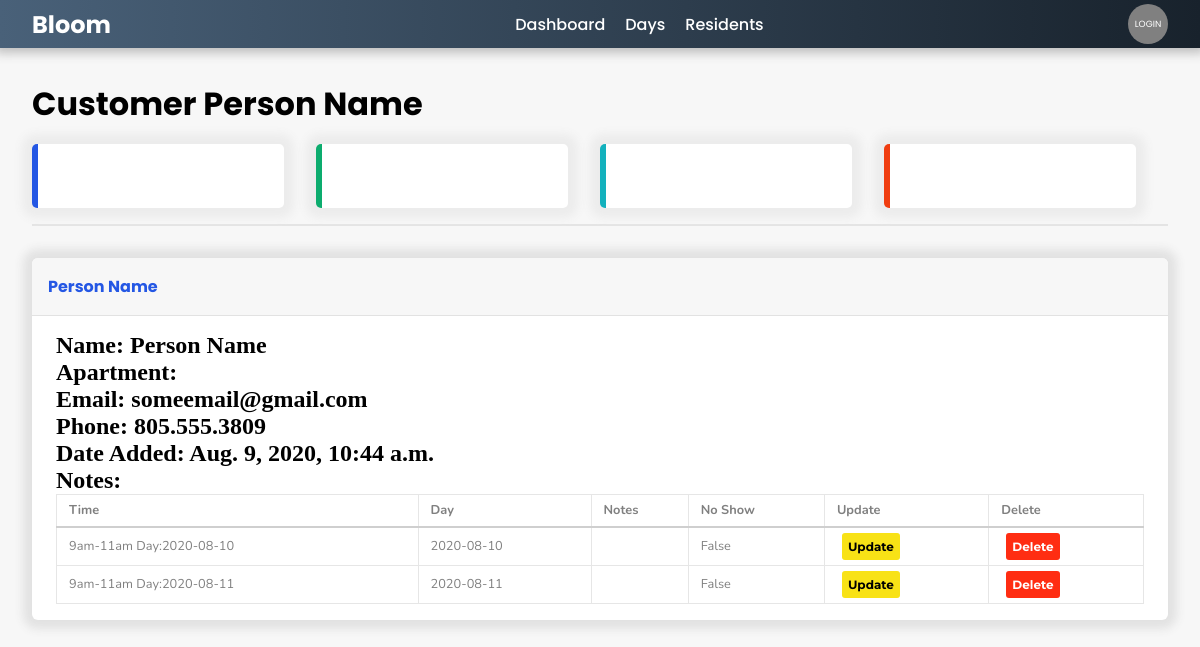
/resident/3/, run on an earlier commit of the app's database.
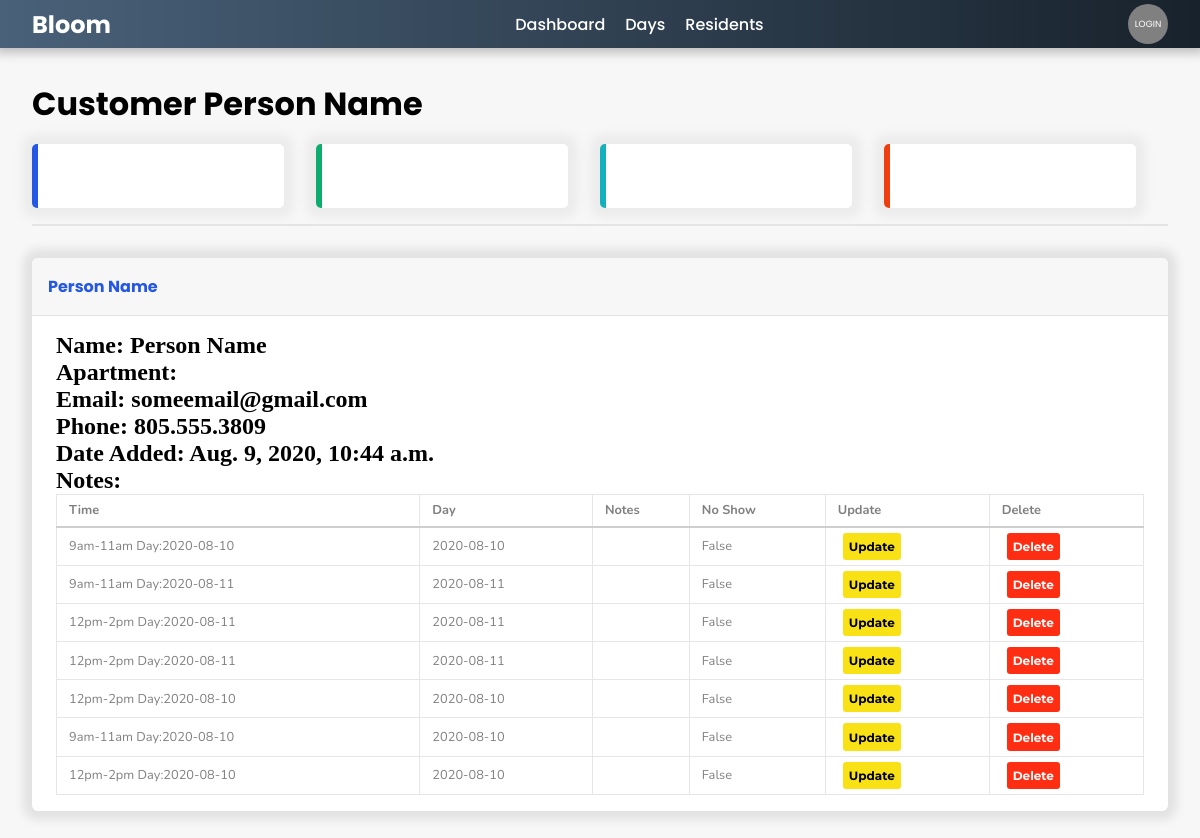
And on a later commit of the database.
### reservations/models.py (models this page shows, shortened)
class Customer(models.Model):
    name = models.CharField(default='Person Name', max_length=200, null=True)
    apt = models.IntegerField(default='205', blank=False)
    phone = models.CharField(default='805.555.3809', max_length=200, null=True)
    email = models.CharField(default='someemail@gmail.com', max_length=200, null=True)
    date_created = models.DateTimeField(auto_now_add=True, null=True)
    id = models.AutoField(primary_key=True, editable=False)
    lease_members = models.ManyToManyField('self', blank=True)
    notes = models.TextField(max_length=2000, null=True, blank=True)

class Reservation(models.Model):
    customer = models.ForeignKey(Customer, related_name="reservation_set", null=True, on_delete= models.CASCADE)
    timeslot = models.ForeignKey(TimeSlot, related_name="reservation_set", null=True, on_delete=models.CASCADE)
    no_show = models.BooleanField(default=False)
    date_created = models.DateTimeField(auto_now_add=True, null=True)
    notes = models.TextField(max_length=2000, null=True, blank=True)
    party_members = models.ManyToManyField(Customer, related_name="party_members", blank=True)

class TimeSlot(models.Model):
    TIMESLOTS = (
        ('9am-11am','9am-11am'),
        ('12pm-2pm','12pm-2pm'),
        ('3pm-5pm','3pm-5pm'),
    )
    time_slot = models.CharField(max_length=10, null=True, choices=TIMESLOTS, default="Choose a time window")
    day = models.ForeignKey(Day, related_name="timeslot_set", null=True, on_delete= models.CASCADE)
    capacity = models.IntegerField(blank=True, default=13, editable=False)
    notes = models.TextField(max_length=2000, null=True, blank=True)
    def __str__(self):
        return "{} Day:{}".format(self.time_slot, self.day.__str__()[0:10])

class Day(models.Model):
    today = date.today()
    tomorrow = today + timedelta(days=1)
    day = models.DateField(default=tomorrow, blank=False)
    date_created = models.DateField(default=today, blank=False)
    notes = models.TextField(max_length=2000, null=True, blank=True)
    def __str__(self):
        return "{}".format(self.day)

### reservations/views.py (the view)
# urls.py: path('resident/<str:pk>/', customer, name='resident'),
def customer(request, pk):
    resident = Customer.objects.get(id=pk)
    reservations = resident.reservation_set.all()
    page_title = "Customer " + resident.name
    context = {
        "page_title": page_title,
        'resident': resident,
        'reservations': reservations
    }
    template_name = 'customer/customer_info.html'
    return render(request, template_name, context)

### reservations/templates/customer/customer_info.html (shortened to what this page needs)
{% extends "base.html" %}
{% load static %}
{% block extra_head %}
<link rel="stylesheet" type="text/css" href="{% static 'css/customer/customer.css' %}">
{% endblock %}
{% block content %}
<div class="section">
</div>
<div class="card">
        <header>
            <h2>{{resident.name}}</h2>
        </header>
        <div class="body">
            <div class="info-container">
                <h2>Name: {{resident.name}}</h2>
                <h2>Apartment: {{resident.apt_number}}</h2>
                <h2>Email: {{resident.email}}</h2>
                <h2>Phone: {{resident.phone}}</h2>
                <h2>Date Added: {{resident.date_created}}</h2>
                <h2>Notes: {{resident.notes}}</h2>
            </div>
            <table class="table-slot">
                <tr>
                    <th id="name">Time</th>
                    <th>Day</th>
                    <th>Notes</th>
                    <th>No Show</th>
                    <th>Update</th>
                    <th>Delete</th>
                </tr>
                {% for reservation in reservations %}
                <tr class="data">
                    <td>{{reservation.timeslot}}</td>
                    <td>{{reservation.timeslot.day}}</td>
                    <td>{{reservation.notes}}</td>
                    <td>{{reservation.no_show}}</td>
                    <td><button class='btn btn-info'>Update</button></td>
                    <td><button class='btn btn-danger'>Delete</button></td>
                </tr>
                {% endfor %}
            </table>
        </div>
</div>
{% endblock %}

### reservations/templates/base.html (shortened to what this page needs)
{% load static %}
<!DOCTYPE html>
<html lang="en">
<head>
    <link rel="stylesheet" type="text/css" href="{% static 'css/main/base.css' %}">
    {% block extra_head %}
    {% endblock %}
</head>
<body>
    {%  include 'navbar.html' %}
    <div class="content">
        {%  include 'statsbar.html' %}
        {% block content %}
        {% endblock %}
    </div>
</body>
</html>

### reservations/templates/navbar.html
{% load static %}
<link rel="stylesheet" type="text/css" href="{% static 'css/main/navbar.css' %}">
<nav class="navbar">
    <h1><a href="{% url 'home' %}">Bloom</a></h1>
    <ul>
        <li><a href="{% url 'home' %}">Dashboard</a></li>
        <li><a href="{% url 'days' %}">Days</a></li>
        <li><a href="{% url 'residents' None %}">Residents</a></li>
    </ul>
    <div class="login">Login</div>
</nav>

### reservations/templates/statsbar.html (shortened to what this page needs)
{% load static %}
<h1 class="title">{{page_title}}</h1>
<div id="stats" class="section">
    <div id="stat1" class="stat">
    </div>
    <div id="stat2" class="stat">
    </div>
    <div id="stat3" class="stat">
    </div>
    <div id="stat4" class="stat">
    </div>
</div>
<hr>

### static/css/main/base.css (style rules this page uses)
.btn { height: 1.7rem; display: -webkit-box; display: -ms-flexbox; display: flex; -webkit-box-pack: center; -ms-flex-pack: center; justify-content: center; -webkit-box-align: center; -ms-flex-align: center; align-items: center; font-size: 12px; font-family: "Montserrat", sans-serif; font-weight: 700; color: white; overflow: hidden; margin: 5px; border-radius: 3px; border: none; background: #2457e4; }
.btn-info { background: #f8e216; color: black; }
.btn-danger { color: white; background: #ff2d12; }
table { width: 100%; border: solid #cfcfcf 1px; border-radius: 10px; border-collapse: collapse; color: #424242; overflow: auto; }
table th, table td { height: 2rem; -webkit-box-flex: 1; -ms-flex-positive: 1; flex-grow: 1; font-family: 'Nunito', sans-serif; font-size: 0.8rem; color: grey; text-align: left; padding: 0 0 0 12px; border: solid #e6e6e6 1px; word-wrap: break-word; }
table th { border-bottom: solid #cfcfcf 2px; font-weight: 700; }
table tr:first-child { border-radius: 20px; }
* { -webkit-box-sizing: border-box; box-sizing: border-box; margin: 0; }
a { text-decoration: none; font-style: none; color: inherit; margin: 0; }
body { height: -webkit-fit-content; height: -moz-fit-content; height: fit-content; margin: 0; -webkit-box-align: center; -ms-flex-align: center; align-items: center; background: #f7f7f7; }
hr { border: none; background: #e4e4e4; height: 2px; }
.content { width: 100%; height: auto; display: -webkit-box; display: -ms-flexbox; display: flex; -webkit-box-pack: start; -ms-flex-pack: start; justify-content: flex-start; -webkit-box-orient: vertical; -webkit-box-direction: normal; -ms-flex-direction: column; flex-direction: column; padding: 2rem; }
.title { font-family: "Poppins", sans-serif; font-size: 2rem; z-index: 100; }
.section { position: relative; width: 100%; height: -webkit-fit-content; height: -moz-fit-content; height: fit-content; min-height: 2rem; display: -webkit-box; display: -ms-flexbox; display: flex; -webkit-box-pack: justify; -ms-flex-pack: justify; justify-content: space-between; justify-items: flex-end; -webkit-box-align: start; -ms-flex-align: start; align-items: flex-start; -ms-flex-wrap: wrap; flex-wrap: wrap; padding: 1rem 0 1rem 0; }
#stats { display: -webkit-box; display: -ms-flexbox; display: flex; -webkit-box-align: start; -ms-flex-align: start; align-items: flex-start; -webkit-box-pack: start; -ms-flex-pack: start; justify-content: flex-start; }
#stat1 { border-color: solid #2457e4 7px; color: #2457e4; }
#stat2 { border-color: #0cac6e; color: #0cac6e; }
#stat3 { border-color: #13b1bd; color: #0cac6e; }
#stat4 { border-color: #f03d10; color: #0cac6e; }
.stat { position: relative; display: -webkit-box; display: -ms-flexbox; display: flex; -webkit-box-orient: vertical; -webkit-box-direction: normal; -ms-flex-direction: column; flex-direction: column; -webkit-box-pack: center; -ms-flex-pack: center; justify-content: center; -webkit-box-align: start; -ms-flex-align: start; align-items: flex-start; -webkit-box-flex: 1; -ms-flex: 1; flex: 1; height: 4rem; padding: 1rem; border-left-style: solid; border-left-width: 6px; -webkit-box-shadow: #ececec 0 0 10px 10px; box-shadow: #ececec 0 0 10px 10px; border-radius: 5px; background: white; margin-right: 2rem; overflow: hidden; z-index: 100; }
.card { height: fit -webkit-fit-content; height: fit -moz-fit-content; height: fit fit-content; min-height: 2rem; min-width: 400px; position: relative; background: white; -webkit-box-shadow: #e2e2e2 0 0 10px 9px; box-shadow: #e2e2e2 0 0 10px 9px; border-radius: 6px; overflow: hidden; margin-bottom: 2rem; }
.card header { display: -webkit-box; display: -ms-flexbox; display: flex; -webkit-box-align: center; -ms-flex-align: center; align-items: center; -webkit-box-pack: justify; -ms-flex-pack: justify; justify-content: space-between; padding: 1rem; border-bottom: solid #e2e2e2 1px; background: #f7f7f7; }
.card header h2 { font-size: 1rem; font-family: "Poppins", sans-serif; color: #2457e4; }
.card .body { display: -webkit-box; display: -ms-flexbox; display: flex; -webkit-box-pack: start; -ms-flex-pack: start; justify-content: flex-start; -webkit-box-align: start; -ms-flex-align: start; align-items: flex-start; -ms-flex-wrap: wrap; flex-wrap: wrap; padding: 1rem 1.5rem 1rem 1.5rem; }

What changed in the data, as far as the page shows it:
added Reservation: timeslot "12pm-2pm Day:2020-08-11", timeslot.day "2020-08-11", no_show "False"
added Reservation: timeslot "12pm-2pm Day:2020-08-11", timeslot.day "2020-08-11", no_show "False"
added Reservation: timeslot "12pm-2pm Day:2020-08-10", timeslot.day "2020-08-10", no_show "False"
added Reservation: timeslot "9am-11am Day:2020-08-10", timeslot.day "2020-08-10", no_show "False"
added Reservation: timeslot "12pm-2pm Day:2020-08-10", timeslot.day "2020-08-10", no_show "False"
